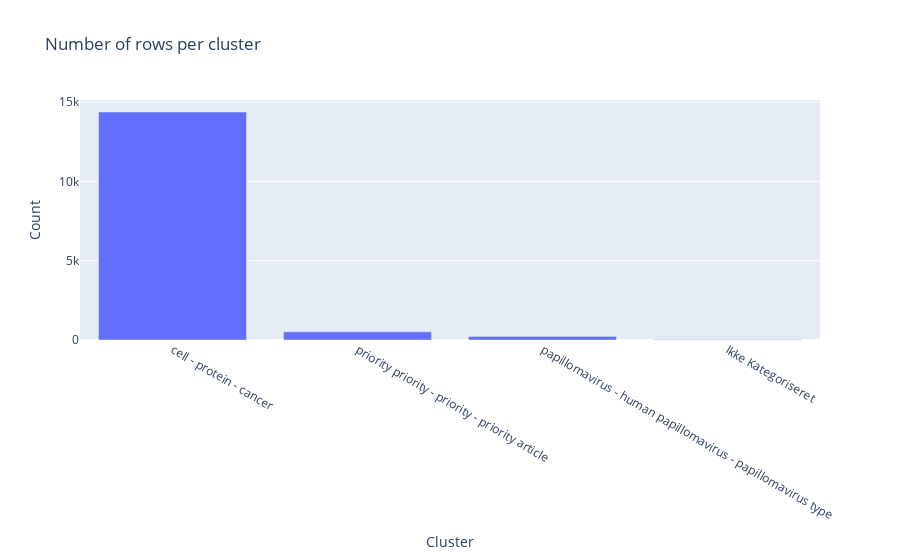

The code cell stored with this chart in its notebook:
### Code cell
# ==== BAR CHART: NUMBER OF ROWS PER CLUSTER ====

# Get clusters from df_out or topic_model
cluster_series = get_cluster_series(
    df_out=df_out if "df_out" in globals() else None,
    topic_model=topic_model if "topic_model" in globals() else None,
)

# Build a DataFrame for counting
df_counts = (
    cluster_series
    .value_counts(dropna=False)
    .rename_axis("cluster")
    .reset_index(name="count")
)

# Optional: convert NaN to a label for plotting
df_counts["cluster"] = df_counts["cluster"].fillna("None / -1 / NaN")

fig_bar = px.bar(
    df_counts,
    x="cluster",
    y="count",
    title="Number of rows per cluster",
    labels={"cluster": "Cluster", "count": "Count"},
)

fig_bar.update_layout(xaxis_type="category")

# Show in notebook
fig_bar.show()

# Save and open as HTML
save_and_open_html(fig_bar, filename="cluster_counts_bar.html", folder=file_path_plots)

### Figure 1 — Plotly figure (JSON) as saved in the notebook; plotly's stock layout.template omitted (floating-point values rounded to 4 significant figures)
{"data": [{"hovertemplate": "Cluster=%{x}<br>Count=%{y}<extra></extra>", "legendgroup": "", "marker": {"color": "#636efa", "pattern": {"shape": ""}}, "name": "", "orientation": "v", "showlegend": false, "textposition": "auto", "type": "bar", "x": ["cell - protein - cancer", "priority priority - priority - priority article", "papillomavirus - human papillomavirus - papillomavirus type", "Ikke Kategoriseret"], "xaxis": "x", "y": [14371, 514, 226, 28], "yaxis": "y"}], "layout": {"barmode": "relative", "legend": {"tracegroupgap": 0}, "title": {"text": "Number of rows per cluster"}, "xaxis": {"anchor": "y", "domain": [0, 1], "title": {"text": "Cluster"}, "type": "category"}, "yaxis": {"anchor": "x", "domain": [0, 1], "title": {"text": "Count"}}}}
